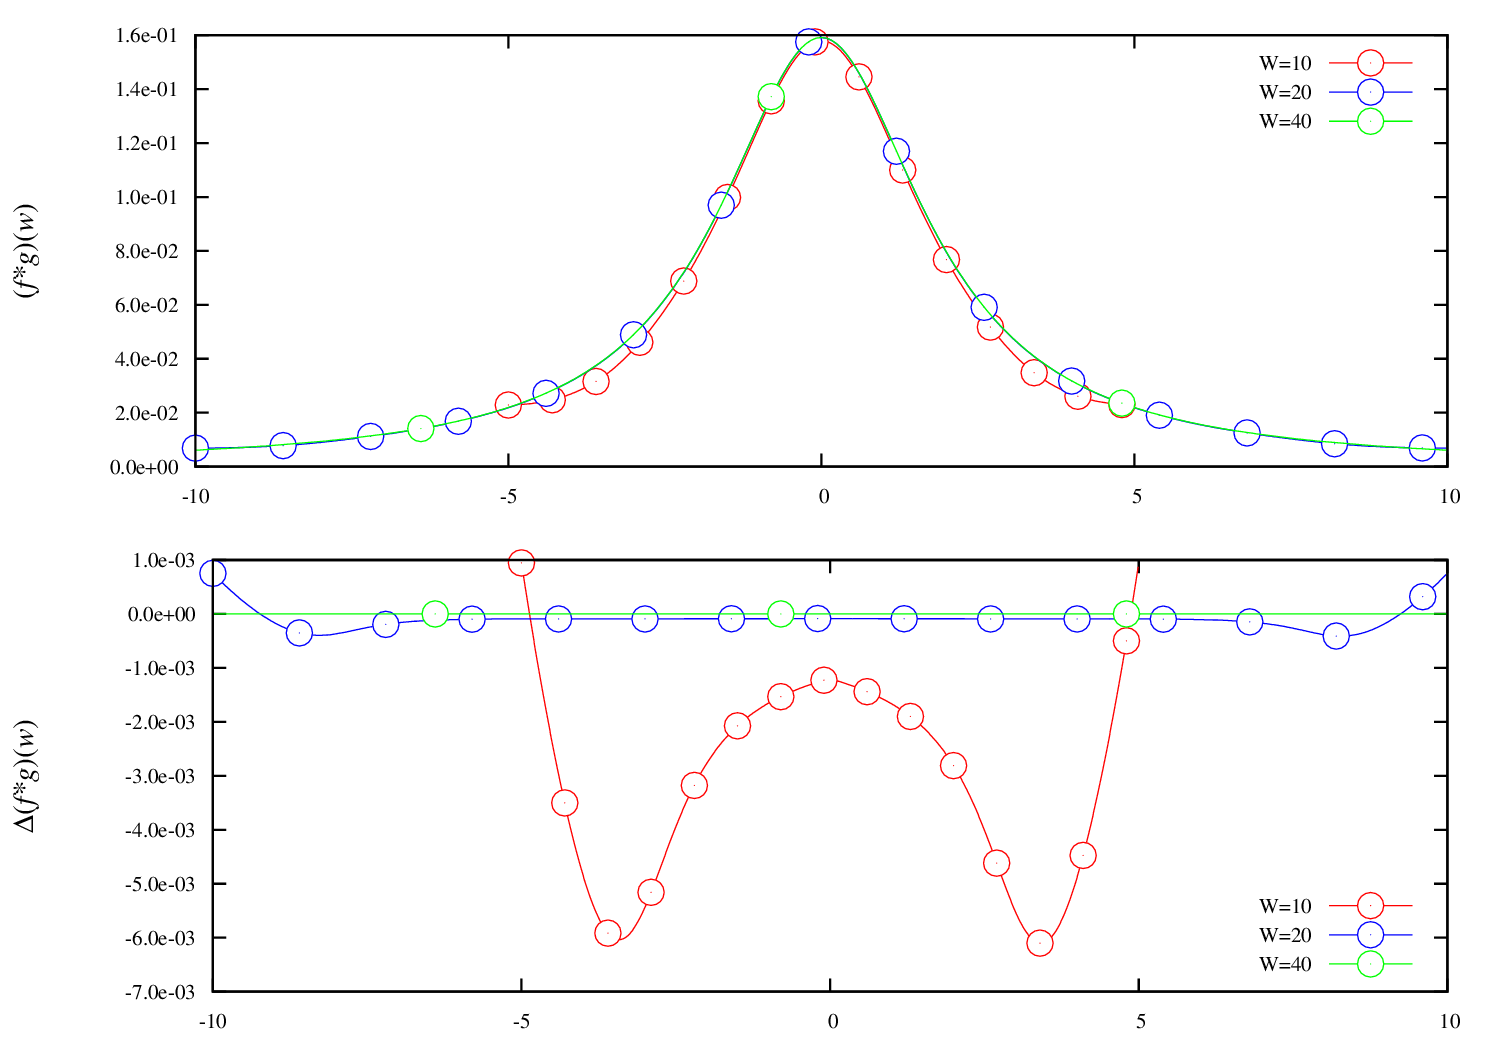

Reproduce this figure in gnuplot.
set pointintervalbox 2
set format y "%.1e"
set tics font "Times,10"
set key font "Times,10"
set label font "Times,10"
set xrange [-10:10]

set output "symmetric.eps"
set terminal postscript eps color enhanced "Times" solid

set multiplot layout 2,1 

set ylabel "({/Times-Italic f*g})({/Times-Italic w})"
set key right top 
plot \
"graph-Symmetric-width_10.txt" w lp lc rgb "red" pi -70 lt 6 ps 2 t "W=10",\
"graph-Symmetric-width_20.txt" w lp lc rgb "blue" pi -70 lt 6 ps 2 t "W=20",\
"graph-Symmetric-width_80.txt" w lp lc rgb "green" pi -70 lt 6 ps 2 t "W=40"

set ylabel "{/Symbol D}({/Times-Italic f*g})({/Times-Italic w})"
set key right bottom
plot \
"graph-Symmetric-width_10.txt" u 1:($2-$4) w lp lc rgb "red" pi -70 lt 6 ps 2 t "W=10",\
"graph-Symmetric-width_20.txt" u 1:($2-$4) w lp lc rgb "blue" pi -70 lt 6 ps 2 t "W=20",\
"graph-Symmetric-width_80.txt" u 1:($2-$4) w lp lc rgb "green" pi -70 lt 6 ps 2 t "W=40"

unset multiplot

